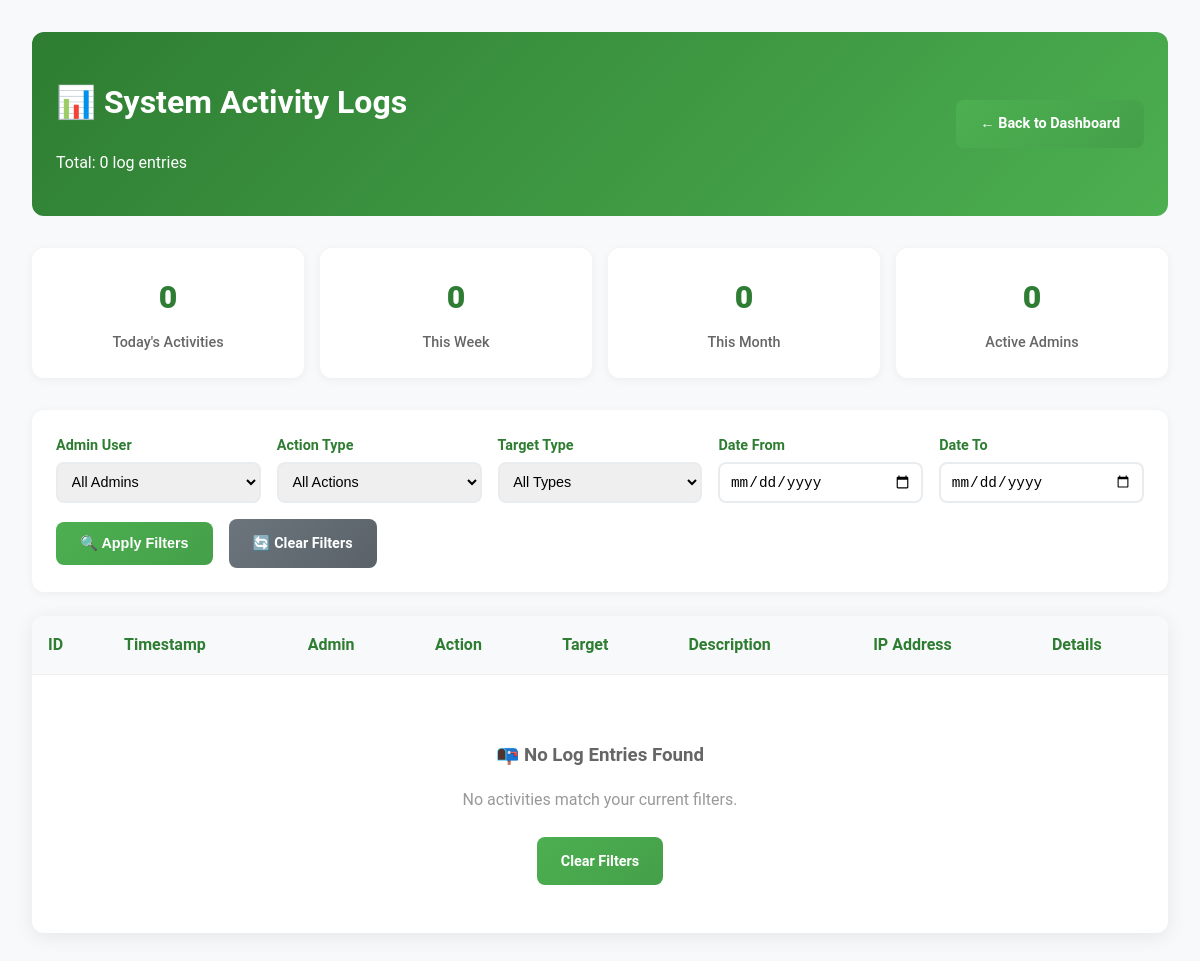
Page /admin/view-logs.php (signed in) on the earlier database version.
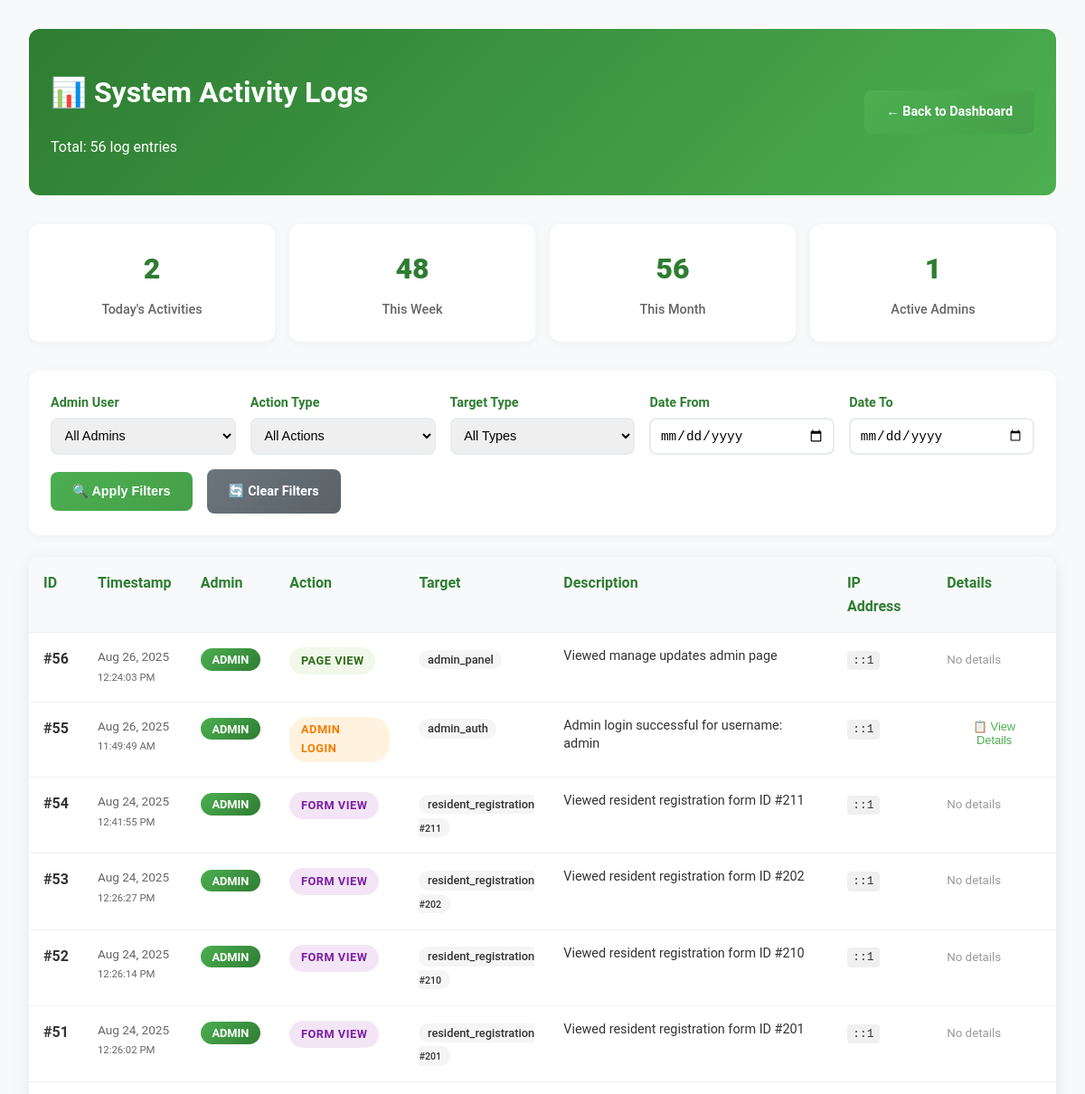
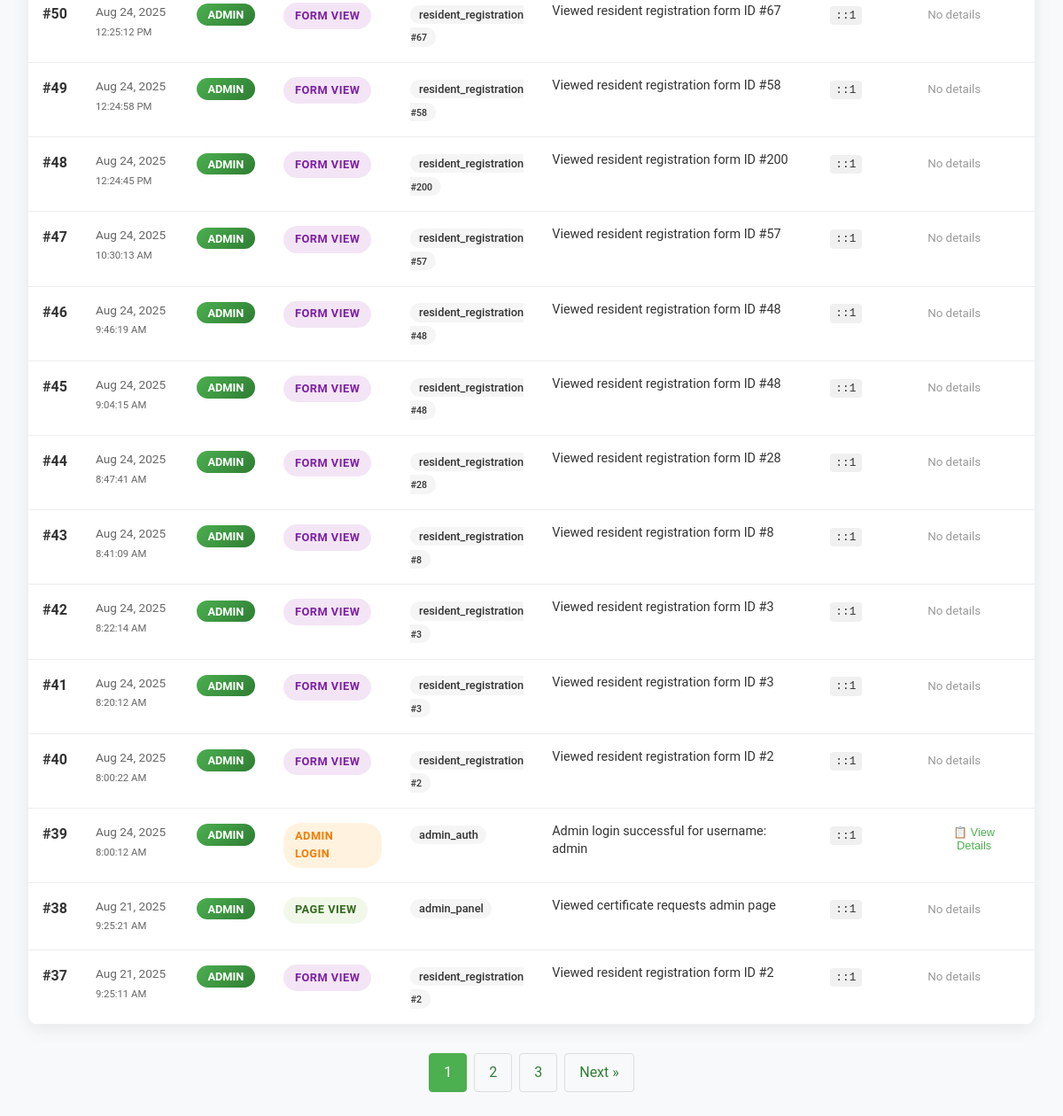
Same page on the later database version (2 pictures, top to bottom).
### tables this page shows
CREATE TABLE `admin_logs` (
  `id` int(11) NOT NULL,
  `admin_id` varchar(100) DEFAULT 'system',
  `action_type` varchar(50) NOT NULL,
  `target_type` varchar(50) NOT NULL,
  `target_id` int(11) DEFAULT NULL,
  `description` text NOT NULL,
  `details` longtext DEFAULT NULL CHECK (json_valid(`details`)),
  `ip_address` varchar(45) DEFAULT NULL,
  `user_agent` text DEFAULT NULL,
  `created_at` timestamp NOT NULL DEFAULT current_timestamp()
);

### admin/view-logs.php (the view, shortened to what the changed rows need)
<?php
include '../includes/db_connect.php';
$page = max(1, (int)($_GET['page'] ?? 1));
$per_page = 20;
$offset = ($page - 1) * $per_page;
$whereConditions = [];
$params = [];
$whereClause = $whereConditions ? "WHERE " . implode(" AND ", $whereConditions) : "";
$count_sql = "SELECT COUNT(*) FROM admin_logs $whereClause";
$sql = "SELECT * FROM admin_logs $whereClause ORDER BY created_at DESC LIMIT $offset, $per_page";
$count_stmt = $pdo->prepare($count_sql);
$count_stmt->execute($params);
$total_logs = $count_stmt->fetchColumn();
$stmt = $pdo->prepare($sql);
$stmt->execute($params);
$logs = $stmt->fetchAll(PDO::FETCH_ASSOC);
$total_pages = ceil($total_logs / $per_page);
?>
<!DOCTYPE html>
<html lang="en">
<head>
    <link rel="stylesheet" href="../css/styles.css">
</head>
<body>
    <div class="admin-container">
        <div class="admin-header">
            <div>
                <h1>📊 System Activity Logs</h1>
                <p>Total: <?php echo number_format($total_logs); ?> log entries</p>
            </div>
        </div>
        <div class="stats-row">
            <?php
            $today_count = $pdo->query("SELECT COUNT(*) FROM admin_logs WHERE DATE(created_at) = CURDATE()")->fetchColumn();
            $week_count = $pdo->query("SELECT COUNT(*) FROM admin_logs WHERE created_at >= DATE_SUB(NOW(), INTERVAL 7 DAY)")->fetchColumn();
            $month_count = $pdo->query("SELECT COUNT(*) FROM admin_logs WHERE created_at >= DATE_SUB(NOW(), INTERVAL 30 DAY)")->fetchColumn();
            $unique_admins = $pdo->query("SELECT COUNT(DISTINCT admin_id) FROM admin_logs")->fetchColumn();
            ?>
            <div class="stat-card">
                <div class="stat-number"><?php echo $today_count; ?></div>
                <div class="stat-label">Today's Activities</div>
            </div>
            <div class="stat-card">
                <div class="stat-number"><?php echo $week_count; ?></div>
                <div class="stat-label">This Week</div>
            </div>
            <div class="stat-card">
                <div class="stat-number"><?php echo $month_count; ?></div>
                <div class="stat-label">This Month</div>
            </div>
            <div class="stat-card">
                <div class="stat-number"><?php echo $unique_admins; ?></div>
                <div class="stat-label">Active Admins</div>
            </div>
        </div>
        <div class="logs-table">
            <table>
                <thead>
                    <tr>
                        <th>ID</th>
                        <th>Timestamp</th>
                        <th>Admin</th>
                        <th>Action</th>
                        <th>Target</th>
                        <th>Description</th>
                        <th>IP Address</th>
                        <th>Details</th>
                    </tr>
                </thead>
                <tbody>
                    <?php foreach ($logs as $log): ?>
                    <tr>
                        <td><strong>#<?php echo $log['id']; ?></strong></td>
                        <td class="log-timestamp">
                            <?php echo date('M j, Y', strtotime($log['created_at'])); ?><br>
                            <small><?php echo date('g:i:s A', strtotime($log['created_at'])); ?></small>
                        </td>
                        <td>
                            <span class="admin-badge">
                                <?php echo htmlspecialchars($log['admin_id']); ?>
                            </span>
                        </td>
                        <td>
                            <span class="action-badge action-<?php echo $log['action_type']; ?>">
                                <?php echo ucwords(str_replace('_', ' ', $log['action_type'])); ?>
                            </span>
                        </td>
                        <td>
                            <span class="target-badge">
                                <?php echo htmlspecialchars($log['target_type']); ?>
                                <?php if ($log['target_id']): ?>
                                    <br><small>#<?php echo $log['target_id']; ?></small>
                                <?php endif; ?>
                            </span>
                        </td>
                        <td>
                            <div class="log-description">
                                <?php echo htmlspecialchars($log['description']); ?>
                            </div>
                        </td>
                        <td>
                            <?php if ($log['ip_address']): ?>
                                <span class="ip-address"><?php echo htmlspecialchars($log['ip_address']); ?></span>
                            <?php else: ?>
                                <small style="color: #999;">N/A</small>
                            <?php endif; ?>
                        </td>
                        <td>
                            <?php if ($log['details']): ?>
                                <button class="details-toggle" onclick="toggleDetails(<?php echo $log['id']; ?>)">
                                    📋 View Details
                                </button>
                            <?php else: ?>
                                <small style="color: #999;">No details</small>
                            <?php endif; ?>
                        </td>
                    </tr>
                    <?php endforeach; ?>
                </tbody>
            </table>
            <?php if (empty($logs)): ?>
            <div style="text-align: center; padding: 3rem;">
                <h3 style="color: #666; margin-bottom: 1rem;">📭 No Log Entries Found</h3>
                <p style="color: #999; margin-bottom: 1.5rem;">No activities match your current filters.</p>
                <a href="view-logs.php" class="admin-btn">Clear Filters</a>
            </div>
            <?php endif; ?>
        </div>
        <?php if ($total_pages > 1): ?>
        <div class="pagination">
            <?php for ($i = max(1, $page-2); $i <= min($total_pages, $page+2); $i++): ?>
                <?php if ($i == $page): ?>
                    <span class="current"><?php echo $i; ?></span>
                <?php else: ?>
                    <a href="?page=<?php echo $i; ?>&<?php echo http_build_query(array_filter($_GET, function($k) { return $k !== 'page'; }, ARRAY_FILTER_USE_KEY)); ?>"><?php echo $i; ?></a>
                <?php endif; ?>
            <?php endfor; ?>
            <?php if ($page < $total_pages): ?>
                <a href="?page=<?php echo $page+1; ?>&<?php echo http_build_query(array_filter($_GET, function($k) { return $k !== 'page'; }, ARRAY_FILTER_USE_KEY)); ?>">Next »</a>
            <?php endif; ?>
        </div>
        <?php endif; ?>
    </div>
</body>
</html>

Differences in the rows shown:
added admin_logs: id "56", created_at "Aug 26, 2025", created_at "12:24:03 PM", admin "ADMIN", action_type "PAGE VIEW", target_type "admin_panel", description "Viewed manage updates admin page", ip_address "::1", shows "No details"
added admin_logs: id "55", created_at "Aug 26, 2025", created_at "11:49:49 AM", admin "ADMIN", action_type "ADMIN LOGIN", target_type "admin_auth", description "Admin login successful for username: admin", ip_address "::1"
added admin_logs: id "54", created_at "Aug 24, 2025", created_at "12:41:55 PM", admin "ADMIN", action_type "FORM VIEW", target_type "resident_registration", target "211", description "Viewed resident registration form ID #211", ip_address "::1", shows "No details"
added admin_logs: id "53", created_at "Aug 24, 2025", created_at "12:26:27 PM", admin "ADMIN", action_type "FORM VIEW", target_type "resident_registration", target "202", description "Viewed resident registration form ID #202", ip_address "::1", shows "No details"
added admin_logs: id "52", created_at "Aug 24, 2025", created_at "12:26:14 PM", admin "ADMIN", action_type "FORM VIEW", target_type "resident_registration", target "210", description "Viewed resident registration form ID #210", ip_address "::1", shows "No details"
added admin_logs: id "51", created_at "Aug 24, 2025", created_at "12:26:02 PM", admin "ADMIN", action_type "FORM VIEW", target_type "resident_registration", target "201", description "Viewed resident registration form ID #201", ip_address "::1", shows "No details"
added admin_logs: id "50", created_at "Aug 24, 2025", created_at "12:25:12 PM", admin "ADMIN", action_type "FORM VIEW", target_type "resident_registration", target "67", description "Viewed resident registration form ID #67", ip_address "::1", shows "No details"
added admin_logs: id "49", created_at "Aug 24, 2025", created_at "12:24:58 PM", admin "ADMIN", action_type "FORM VIEW", target_type "resident_registration", target "58", description "Viewed resident registration form ID #58", ip_address "::1", shows "No details"
added admin_logs: id "48", created_at "Aug 24, 2025", created_at "12:24:45 PM", admin "ADMIN", action_type "FORM VIEW", target_type "resident_registration", target "200", description "Viewed resident registration form ID #200", ip_address "::1", shows "No details"
added admin_logs: id "47", created_at "Aug 24, 2025", created_at "10:30:13 AM", admin "ADMIN", action_type "FORM VIEW", target_type "resident_registration", target "57", description "Viewed resident registration form ID #57", ip_address "::1", shows "No details"
added admin_logs: id "46", created_at "Aug 24, 2025", created_at "9:46:19 AM", admin "ADMIN", action_type "FORM VIEW", target_type "resident_registration", target "48", description "Viewed resident registration form ID #48", ip_address "::1", shows "No details"
added admin_logs: id "45", created_at "Aug 24, 2025", created_at "9:04:15 AM", admin "ADMIN", action_type "FORM VIEW", target_type "resident_registration", target "48", description "Viewed resident registration form ID #48", ip_address "::1", shows "No details"
added admin_logs: id "44", created_at "Aug 24, 2025", created_at "8:47:41 AM", admin "ADMIN", action_type "FORM VIEW", target_type "resident_registration", target "28", description "Viewed resident registration form ID #28", ip_address "::1", shows "No details"
added admin_logs: id "43", created_at "Aug 24, 2025", created_at "8:41:09 AM", admin "ADMIN", action_type "FORM VIEW", target_type "resident_registration", target "8", description "Viewed resident registration form ID #8", ip_address "::1", shows "No details"
added admin_logs: id "42", created_at "Aug 24, 2025", created_at "8:22:14 AM", admin "ADMIN", action_type "FORM VIEW", target_type "resident_registration", target "3", description "Viewed resident registration form ID #3", ip_address "::1", shows "No details"
added admin_logs: id "41", created_at "Aug 24, 2025", created_at "8:20:12 AM", admin "ADMIN", action_type "FORM VIEW", target_type "resident_registration", target "3", description "Viewed resident registration form ID #3", ip_address "::1", shows "No details"
added admin_logs: id "40", created_at "Aug 24, 2025", created_at "8:00:22 AM", admin "ADMIN", action_type "FORM VIEW", target_type "resident_registration", target "2", description "Viewed resident registration form ID #2", ip_address "::1", shows "No details"
added admin_logs: id "39", created_at "Aug 24, 2025", created_at "8:00:12 AM", admin "ADMIN", action_type "ADMIN LOGIN", target_type "admin_auth", description "Admin login successful for username: admin", ip_address "::1"
added admin_logs: id "38", created_at "Aug 21, 2025", created_at "9:25:21 AM", admin "ADMIN", action_type "PAGE VIEW", target_type "admin_panel", description "Viewed certificate requests admin page", ip_address "::1", shows "No details"
added admin_logs: id "37", created_at "Aug 21, 2025", created_at "9:25:11 AM", admin "ADMIN", action_type "FORM VIEW", target_type "resident_registration", target "2", description "Viewed resident registration form ID #2", ip_address "::1", shows "No details"
Other differences:
$total_logs: "0" → "56"
$today_count: "0" → "2"
$week_count: "0" → "48"
$month_count: "0" → "56"
$unique_admins: "0" → "1"
new list line: "1"
new list line: "2"
new list line: "3"
text no longer shown: "📭 No Log Entries Found No activities match your current filters. Clear Filters"
text now shown: "Next »"
